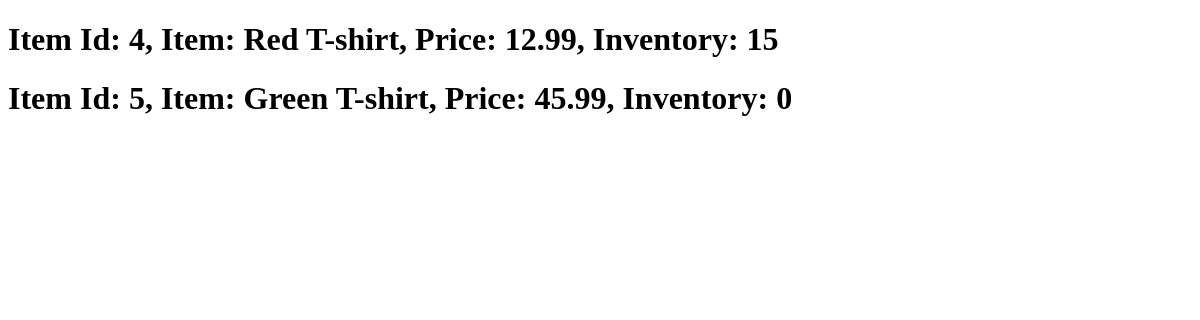
Page /stock/ on the earlier database version.
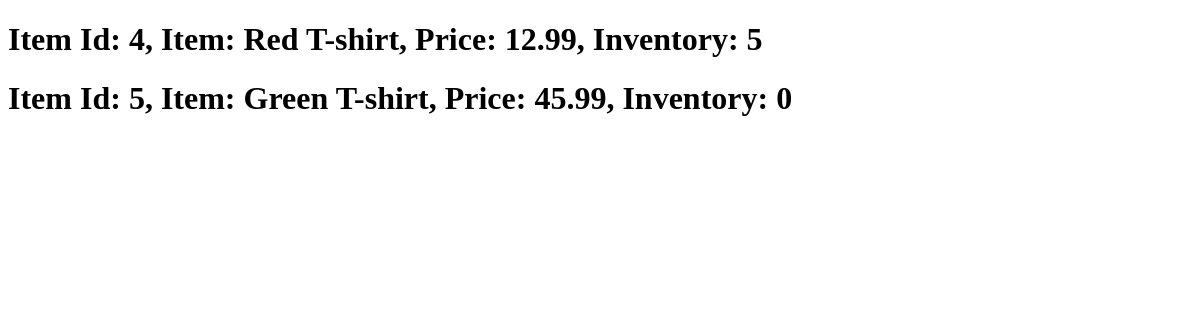
Same page on the later database version.
### lite_models/models.py (models this page shows)
class Tshirt(models.Model):
    tshirt_id = models.AutoField(primary_key=True)
    tshirt_name = models.CharField(max_length=30)
    price = models.FloatField(validators=[MinValueValidator(0.0)])
    inventory = models.PositiveIntegerField(default=0)
    def __str__(self) -> str:
        return f'Item Id: {self.tshirt_id}, Item: {self.tshirt_name}, Price: {self.price}, Inventory: {self.inventory}'

### transaction/views.py (the view)
# urls.py: path('stock/', views.stock, name='stock'),
def stock(request: HttpRequest) -> HttpRequest:
    context = {'inventory': list(Tshirt.objects.all())}
    return render(request, 'transaction/stock.html', context=context)

### transaction/templates/transaction/stock.html (shortened to what this page needs)
<!DOCTYPE html>
{% load static %}
<html>
<head>
</head>
<body>
  <main>
    {% for value in inventory%}
      <h1>{{value}}</h1>
    {% endfor %}
  </main>
</body>
</html>

Differences in the rows shown:
changed Tshirt: tshirt_id+tshirt_name+price "Item Id: 4, Item: Red T-shirt, Price: 12.99, Inventory: 15" → "Item Id: 4, Item: Red T-shirt, Price: 12.99, Inventory: 5"
